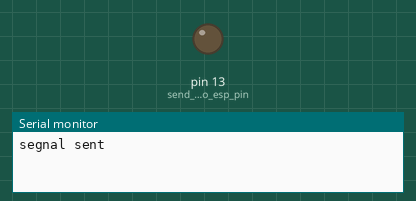
Recording of a sketch running on a simulated Arduino Uno, built with avr-gcc and run on an emulated ATmega328P. Parts: output pins drawn as LEDs (lit = HIGH), the last lines printed to the serial monitor.

Above: at 5.0 s.
At 15.0 s:
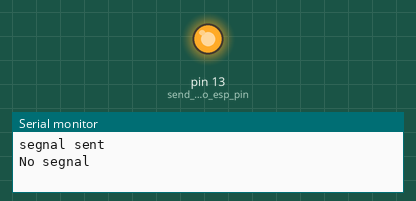
Timing chart, 0 to 26.0 s (numbered marks = the images above):
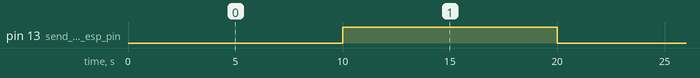

Measured:
- by itself, pin 13 (send_signal_to_esp_pin): alternates HIGH for 10.0 s and LOW for 10.0 s

The sketch:

arduino_send_signal.ino
```cpp
#define send_signal_to_esp_pin 13

void setup(){
  Serial.begin(9600);
pinMode(send_signal_to_esp_pin,OUTPUT);
digitalWrite(send_signal_to_esp_pin,HIGH);
}

void loop() {
digitalWrite(send_signal_to_esp_pin,LOW);
Serial.println("segnal sent");
  delay(10000);
digitalWrite(send_signal_to_esp_pin,HIGH);
Serial.println("No segnal");
  delay(10000);
}
```
